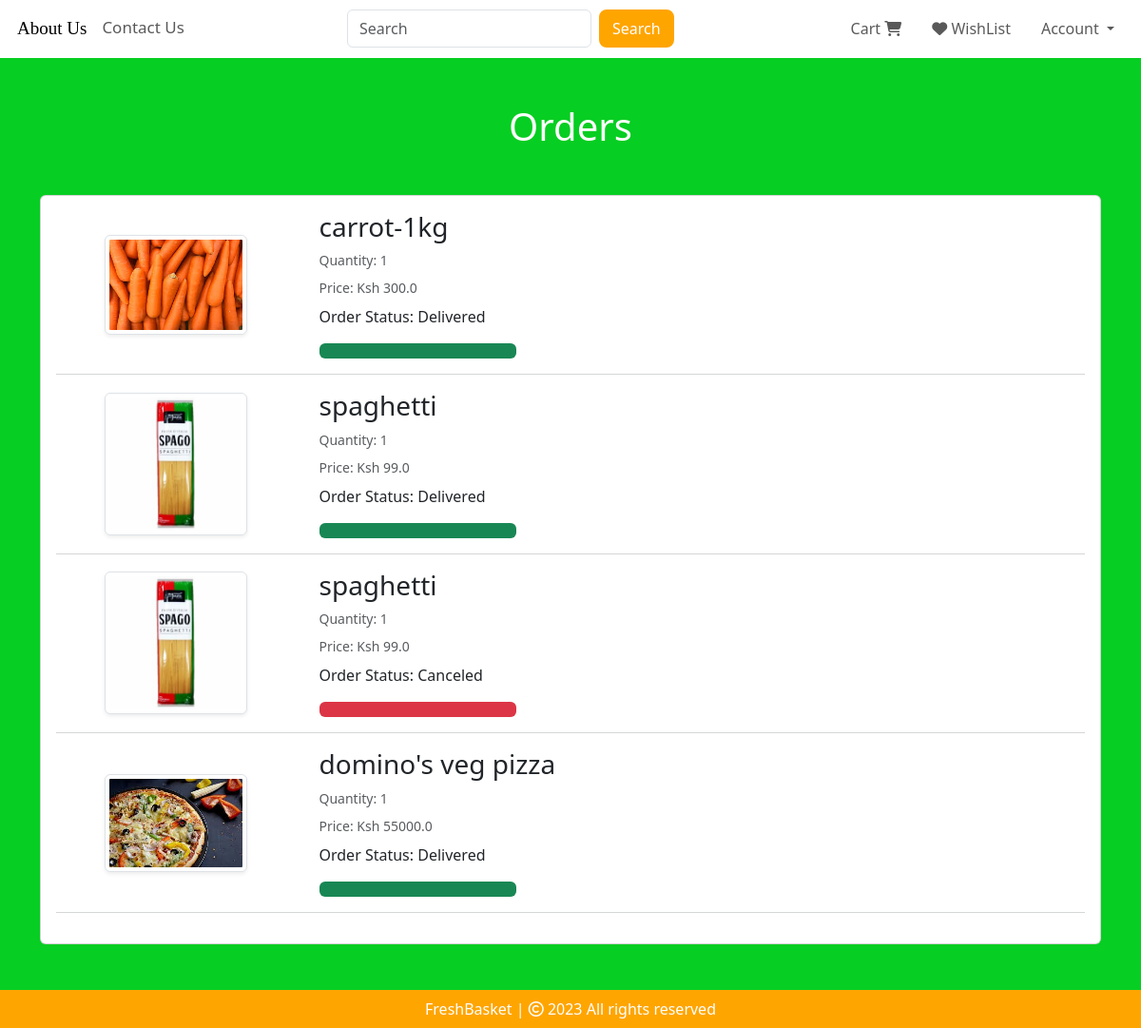
/orders (signed in), run on the app's committed database.
### website/models.py (models this page shows, shortened)
class Order(db.Model):
    id = db.Column(db.Integer, primary_key=True)
    quantity = db.Column(db.Integer, nullable=False)
    price = db.Column(db.Float, nullable=False)
    status = db.Column(db.String(100), nullable=False)
    payment_id = db.Column(db.String(1000), nullable=False)
    customer_link = db.Column(db.Integer, db.ForeignKey('customer.id'), nullable=False)
    product_link = db.Column(db.Integer, db.ForeignKey('product.id'), nullable=False)

class Product(db.Model):
    id = db.Column(db.Integer, primary_key=True)
    product_name = db.Column(db.String(100), nullable=False)
    current_price = db.Column(db.Float, nullable=False)
    previous_price = db.Column(db.Float, nullable=False)
    in_stock = db.Column(db.Integer, nullable=False)
    product_picture = db.Column(db.String(1000), nullable=False)
    flash_sale = db.Column(db.Boolean, default=False)
    date_added = db.Column(db.DateTime, default=datetime.utcnow)
    carts = db.relationship('Cart', backref=db.backref('product', lazy=True))
    orders = db.relationship('Order', backref=db.backref('product', lazy=True))

### website/views.py (the view)
@views.route('/orders')
@login_required
def order():
    orders = Order.query.filter_by(customer_link=current_user.id).all()
    return render_template('orders.html', orders=orders)

### website/__init__.py (called while the page is built)
def create_app():
    app = Flask(__name__)
    app.config['SECRET_KEY'] = 'dfgdfji oijfoijdf'
    app.config['SQLALCHEMY_DATABASE_URI'] = f'sqlite:///{DB_NAME}'
    db.init_app(app)
    @app.errorhandler(404)
    def page_not_found(error):
        return render_template('404.html')
    login_manager = LoginManager()
    login_manager.init_app(app)
    login_manager.login_view = 'auth.login'
    @login_manager.user_loader
    def load_user(id):
        return Customer.query.get(int(id))
    from .views import views
    from .admin import admin
    from .auth import  auth
    from .models import Customer, Cart , Product , Order
    app.register_blueprint(views,url_prefix = "/")
    app.register_blueprint(admin, url_prefix="/")
    app.register_blueprint(auth, url_prefix="/")
    with app.app_context():
        create_database()
    return app

### website/templates/orders.html (shortened to what this page needs)
{% extends 'base.html' %}
{% block body %}
<div class="container my-5">
    <div class="row">
        {% if orders %}
        <h1 class="text-center mb-5" style="color: white;">Orders</h1>
        <div class="col-sm-13">
            <div class="card">
                <div class="card-body">
                    {% for item in orders %}
                    <div class="row">
                        <div class="col-sm-3 text-center align-self-center">
                            <img src="{{ item.product.product_picture }}" alt="" class="img-fluid img-thumbnail shadow-sm" height="150px" width="150px">
                        </div>
                        <div class="col-sm-7">
                            <h3>{{ item.product.product_name }}</h3>
                            <p class="mb-2 text-muted small">Quantity: {{ item.quantity }}</p>
                            <p class="mb-2 text-muted small">Price: Ksh {{ item.price }}</p>
                            <div class="col-sm-4">
                                <p>Order Status: {{ item.status }}</p>
                                {% if item.status == 'Pending' %}
                                <div class="progress">
                                    <div class="progress-bar" role="progressbar" style="width: 20%;"  aria-valuenow="20" aria-valuemin="0" aria-valuemax="100"></div>
                                </div>
                                {% elif item.status == 'Accepted' %}
                                <div class="progress">
                                    <div class="progress-bar bg-info" role="progressbar" style="width: 40%;"  aria-valuenow="40" aria-valuemin="0" aria-valuemax="100"></div>
                                </div>
                                {% elif item.status == 'Out for delivery' %}
                                <div class="progress">
                                    <div class="progress-bar bg-warning" role="progressbar" style="width: 70%;"  aria-valuenow="70" aria-valuemin="0" aria-valuemax="100"></div>
                                </div>
                                {% elif item.status == 'Delivered' %}
                                <div class="progress">
                                    <div class="progress-bar bg-success" role="progressbar" style="width: 100%;"  aria-valuenow="100" aria-valuemin="0" aria-valuemax="100"></div>
                                </div>
                                {% elif item.status == 'Canceled' %}
                                <div class="progress">
                                    <div class="progress-bar bg-danger" role="progressbar" style="width: 100%;"  aria-valuenow="100" aria-valuemin="0" aria-valuemax="100"></div>
                                </div>
                                {% endif %}
                            </div>
                        </div>
                    </div>
                    <hr class="text-muted">
                    {% endfor %}
                </div>
            </div>
        </div>
        {% else %}
        <h1 class="text-center mb-5" style="color: white;">You have no Orders</h1>
        {% endif %}
    </div>
</div>
{% endblock %}

### website/templates/base.html (shortened to what this page needs)
<!DOCTYPE html>
<html lang="en">
<head>
    <link rel="stylesheet" href="https://cdnjs.cloudflare.com/ajax/libs/bootstrap-icons/1.10.5/font/bootstrap-icons.min.css" />
    <link rel="stylesheet" href="{{ url_for('static', filename='css/all.min.css') }}">
    <link rel="stylesheet" href="{{ url_for('static', filename='css/bootstrap.min.css') }}">
    <link rel="stylesheet" href="{{ url_for('static', filename='css/style.css') }}">
</head>
<body style ="background-color: rgb(7, 206, 34); ">
<nav class="navbar navbar-expand-lg" style="background-color: white;">
    <div class="container-fluid">
        <div class="collapse navbar-collapse" id="navbarSupportedContent">
            <ul class="navbar-nav me-auto mb-2 mb-lg-0">
                <li class="nav-item">
                <a class="nav-link active" aria-current="page" href="/" style="font-family: cursive; font-size: 19px;">About Us</a>
                </li>
                <li class="nav-item">
                    <a class="nav-link text-grey" href="#" style="font-size: 17px;">Contact Us</a>
                </li>
                 </ul>
            <form class="d-flex" role="search" action="/search" style="margin-right: 170px;" method="post">
                    <input class="form-control me-2" name="search" type="search" placeholder="Search" aria-label="Search">
                    <button class="btn" type="submit">Search</button>
                </form>
        </div>
            <ul class="navbar-nav me-auto mb-2 mb-lg-0">
                <li class="nav-item mx-2" >
                    {% if cart | length < 1 %}
                    <a class="nav-link text-grey" href="/cart">Cart
                        <i class="fa-solid fa-cart-shopping"></i>
                    </a>
                     {% else %}
                    <a class="nav-link text-grey" href="/cart"><span class="badge bg-success"></span>Cart
                        <i class="bi bi-{{ cart | length }}-square-fill"></i>
                    </a>
                     {% endif %}
                </li>
                 <li class="nav-item mx-2" id ="items">
                    <a class="nav-link text-grey" href="#">
                        <i class="fa-solid fa-heart"></i> WishList
                    </a>
                </li>
                <li class="nav-item dropdown mx-2">
                    <a class="nav-link dropdown-toggle text-grey" href="#" role="button" id="profileDropdown" data-bs-toggle="dropdown" aria-hidden="false">
                        Account
                    </a>
                </li>
                 </ul>
        </div>
</nav>
 {% block body %}
    {% endblock %}
<footer class="container-fluid  text-center p-2 mt-5" style="background-color: orange; color: white;">
      <a  style="color: white;">FreshBasket</a> | <span>
        <i class="fa-sharp fa-regular fa-copyright"></i></span> 2023 All rights reserved
    </footer>
</body>
</html>

### website/static/css/style.css (style rules this page uses)
.d-flex .btn { background: orange; border: 2px solid orange; border-radius: 8px; color: #fff; }

### data on the page
Order: product.product_picture (picture), product.product_name "carrot-1kg", quantity "1", price "300.0", status "Delivered"
Order: product.product_picture (picture), product.product_name "spaghetti", quantity "1", price "99.0", status "Delivered"
Order: product.product_picture (picture), product.product_name "spaghetti", quantity "1", price "99.0", status "Canceled"
Order: product.product_picture (picture), product.product_name "domino's veg pizza", quantity "1", price "55000.0", status "Delivered"
